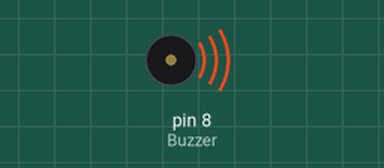
Simulated run of this sketch. Board: Arduino Uno, built with avr-gcc and run on an emulated ATmega328P. Parts: buzzer (waves = sounding).

Above: at 0.1 s.
At 5.1 s:
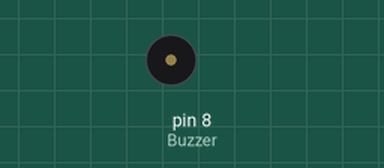
Timing chart, 0 to 6.6 s (numbered marks = the images above):
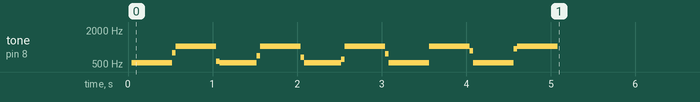

The sketch:

Lab12_melody.ino
```cpp
//輸入參數 : half_Term代表半週期的長度(單位us)，
//          duration_ms代表要發音多久 (單位ms)
#define   Buzzer    8

void playTone(int half_Term, int duration_ms) {
  long elapse_ms = duration_ms * 1000L;
  while (elapse_ms >= 0) {
    digitalWrite(Buzzer, HIGH);			// 控制第5腳位  輸出5V
    delayMicroseconds(half_Term); 	// 延時 us 半週期
    digitalWrite(Buzzer, LOW);			// 改變第5腳位  輸出0V
    delayMicroseconds(half_Term); 	// 延時 us 半週期
    elapse_ms -= half_Term * 2; }
}
void setup() {
  int tempo = 500;

  pinMode(Buzzer, OUTPUT);
  for(int i=0;i < 5 ; i++) {
    playTone(956, tempo);  // 956 代表中音 Do , 持續500ms
    playTone(478, tempo);  // 478 代表高音 Do , 持續500ms
  }
}
void loop()
{
}
```

Measured:
- by itself, tone on pin 8 (Buzzer): plays 521 Hz for 0.48 s, 796 Hz for 0.04 s, 1039 Hz for 0.48 s, 565 Hz for 0.04 s, 521 Hz for 0.44 s, 698 Hz for 0.04 s … (18 notes in this stretch)
